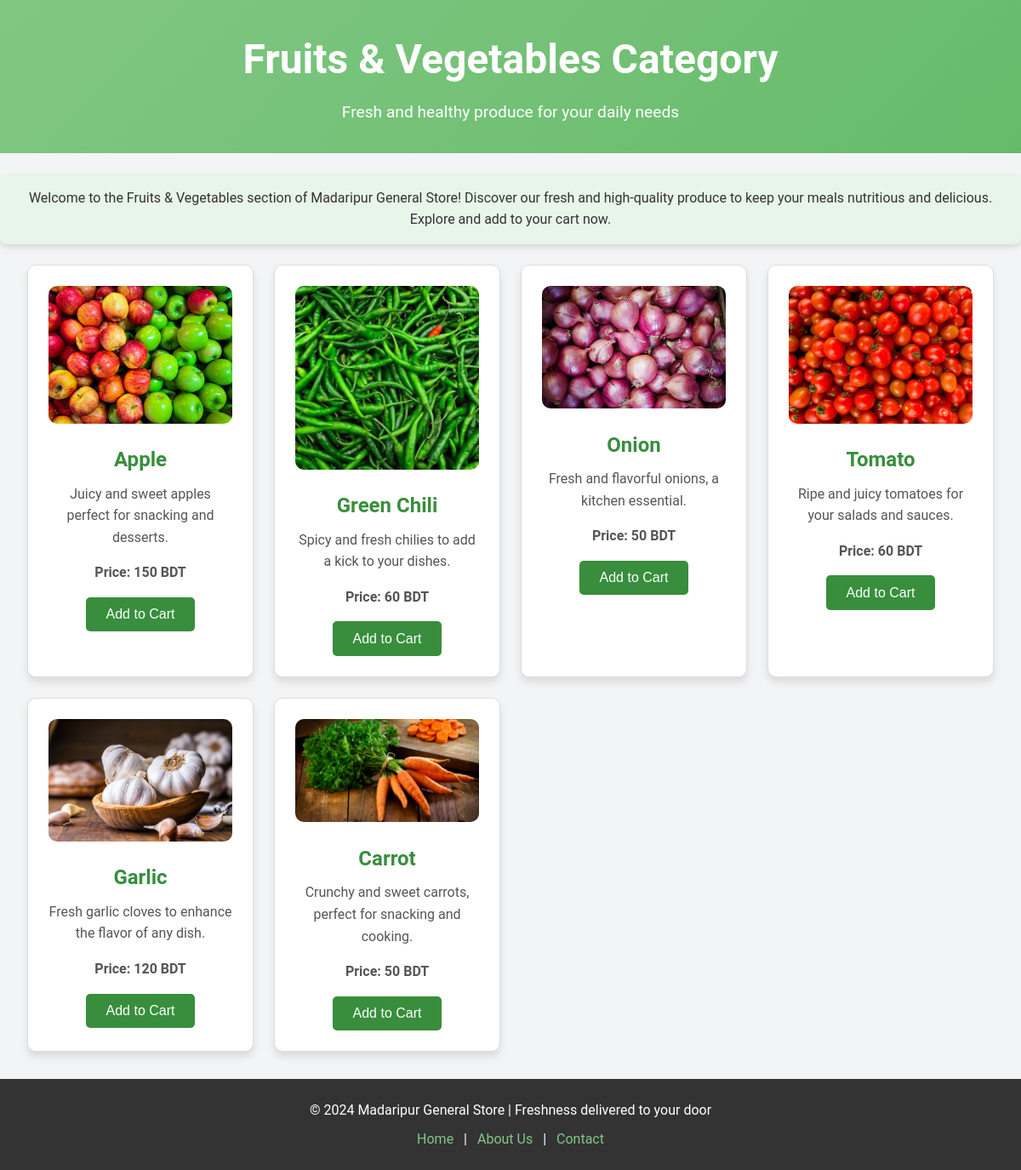
Screenshot of /fruits_vegetables.php with the database file from the repository.
### tables this page shows
CREATE TABLE `fruits_vegetables` (
  `id` int(11) NOT NULL,
  `name` varchar(100) DEFAULT NULL,
  `price` int(11) DEFAULT NULL,
  `details` text DEFAULT NULL,
  `image` varchar(255) DEFAULT NULL
);

### fruits_vegetables.php (the view, shortened to what this page needs)
<?php
$host = "localhost";
$user = "root";
$password = "";
$database = "grocery";
$conn = new mysqli($host, $user, $password, $database);
$sql = "SELECT name, price, details, image FROM fruits_vegetables";
$result = $conn->query($sql);
?>
<!DOCTYPE html>
<html lang="en">
<head>
    <link rel="stylesheet" href="cart-styles.css" />
</head>
<body>
    <header>
        <div class="header-container">
            <h1>Fruits & Vegetables Category</h1>
            <p>Fresh and healthy produce for your daily needs</p>
        </div>
    </header>
    <main>
        <section class="intro-section">
            <p>
                Welcome to the Fruits & Vegetables section of Madaripur General Store!
                Discover our fresh and high-quality produce to keep your meals
                nutritious and delicious. Explore and add to your cart now.
            </p>
        </section>
        <section class="items-grid">
            <?php
            if ($result->num_rows > 0) {
                while ($row = $result->fetch_assoc()) {
                    echo "<div class='item'>";
                    echo "<img src='" . htmlspecialchars($row['image']) . "' alt='" . htmlspecialchars($row['name']) . "' />";
                    echo "<h2>" . htmlspecialchars($row['name']) . "</h2>";
                    echo "<p>" . htmlspecialchars($row['details']) . "</p>";
                    echo "<p><strong>Price: " . htmlspecialchars($row['price']) . " BDT</strong></p>";
                    echo "<button onclick=\"cartHandler.addToCart('" . addslashes($row['name']) . "', " . $row['price'] . ")\">Add to Cart</button>";
                    echo "</div>";
                }
            } else {
                echo "<p style='text-align:center;'>No fruits or vegetables available.</p>";
            }
            ?>
        </section>
    </main>
    <footer>
        <div class="footer-container">
            <p>&copy; 2024 Madaripur General Store | Freshness delivered to your door</p>
            <nav class="footer-nav">
                <a href="home.html">Home</a> |
                <a href="about.html">About Us</a> |
                <a href="contact.html">Contact</a>
            </nav>
        </div>
    </footer>
</body>
</html>

### fruits_vegetables.php (style rules this page uses)
body, h1, h2, p, a { margin: 0; padding: 0; font-family: "Roboto", sans-serif; }
body { background-color: #f3f4f6; color: #333; line-height: 1.6; margin: 0; }
header { background: linear-gradient(135deg, #81c784, #66bb6a); color: white; text-align: center; padding: 2rem 0; margin-bottom: 1.5rem; }
.header-container h1 { font-size: 3rem; margin-bottom: 0.5rem; }
.header-container p { font-size: 1.2rem; }
.intro-section { text-align: center; padding: 1rem 2rem; background-color: #e8f5e9; margin-bottom: 1.5rem; border-radius: 8px; box-shadow: 0 4px 6px rgba(0, 0, 0, 0.1); }
.items-grid { display: grid; grid-template-columns: repeat(auto-fit, minmax(250px, 1fr)); gap: 1.5rem; padding: 0 2rem; }
.item { background-color: white; border: 1px solid #ddd; border-radius: 10px; text-align: center; padding: 1.5rem; box-shadow: 0 6px 10px rgba(0, 0, 0, 0.1); transition: transform 0.3s ease, box-shadow 0.3s ease; }
.item img { max-width: 100%; height: auto; border-radius: 10px; margin-bottom: 1rem; }
.item h2 { font-size: 1.5rem; margin-bottom: 0.5rem; color: #388e3c; }
.item p { font-size: 1rem; color: #555; margin-bottom: 1rem; }
.item button { background-color: #388e3c; color: white; border: none; padding: 0.7rem 1.5rem; font-size: 1rem; border-radius: 5px; cursor: pointer; transition: background-color 0.3s ease; }
footer { background-color: #333; color: white; text-align: center; padding: 1.5rem 0; margin-top: 2rem; }
.footer-container { max-width: 800px; margin: auto; padding: 0 1rem; }
.footer-container p { margin-bottom: 0.5rem; }
.footer-nav a { color: #81c784; text-decoration: none; margin: 0 0.5rem; font-size: 1rem; transition: color 0.3s ease; }

### rows the page displays
fruits_vegetables: image (picture), name "Apple", details "Juicy and sweet apples perfect for snacking and desserts.", price "150"
fruits_vegetables: image (picture), name "Green Chili", details "Spicy and fresh chilies to add a kick to your dishes.", price "60"
fruits_vegetables: image (picture), name "Onion", details "Fresh and flavorful onions, a kitchen essential.", price "50"
fruits_vegetables: image (picture), name "Tomato", details "Ripe and juicy tomatoes for your salads and sauces.", price "60"
fruits_vegetables: image (picture), name "Garlic", details "Fresh garlic cloves to enhance the flavor of any dish.", price "120"
fruits_vegetables: image (picture), name "Carrot", details "Crunchy and sweet carrots, perfect for snacking and cooking.", price "50"
